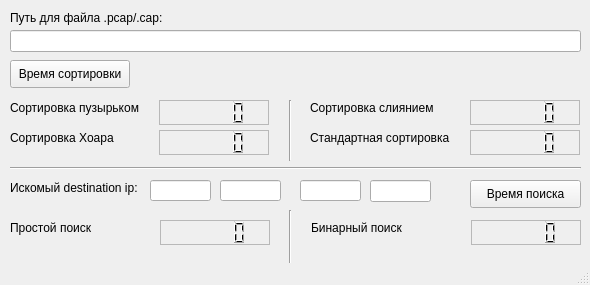
<?xml version="1.0" encoding="UTF-8"?>
<ui version="4.0">
 <class>window</class>
 <widget class="QMainWindow" name="window">
  <property name="geometry">
   <rect>
    <x>0</x>
    <y>0</y>
    <width>590</width>
    <height>285</height>
   </rect>
  </property>
  <property name="windowTitle">
   <string>window</string>
  </property>
  <widget class="QWidget" name="centralWidget">
   <widget class="QLabel" name="label_hoar">
    <property name="geometry">
     <rect>
      <x>10</x>
      <y>130</y>
      <width>151</width>
      <height>16</height>
     </rect>
    </property>
    <property name="text">
     <string>Сортировка Хоара</string>
    </property>
   </widget>
   <widget class="QLabel" name="label_5">
    <property name="geometry">
     <rect>
      <x>10</x>
      <y>10</y>
      <width>281</width>
      <height>16</height>
     </rect>
    </property>
    <property name="text">
     <string>Путь для файла .pcap/.cap:</string>
    </property>
   </widget>
   <widget class="QLCDNumber" name="lcd_sort">
    <property name="geometry">
     <rect>
      <x>470</x>
      <y>130</y>
      <width>110</width>
      <height>25</height>
     </rect>
    </property>
    <property name="font">
     <font>
      <family>Arial</family>
      <pointsize>9</pointsize>
      <weight>75</weight>
      <italic>true</italic>
      <bold>true</bold>
     </font>
    </property>
    <property name="frameShape">
     <enum>QFrame::StyledPanel</enum>
    </property>
    <property name="frameShadow">
     <enum>QFrame::Plain</enum>
    </property>
   </widget>
   <widget class="QPushButton" name="pb_sort">
    <property name="geometry">
     <rect>
      <x>10</x>
      <y>60</y>
      <width>120</width>
      <height>28</height>
     </rect>
    </property>
    <property name="text">
     <string>Время сортировки</string>
    </property>
   </widget>
   <widget class="QLabel" name="label_merge">
    <property name="geometry">
     <rect>
      <x>310</x>
      <y>100</y>
      <width>151</width>
      <height>16</height>
     </rect>
    </property>
    <property name="text">
     <string>Сортировка слиянием</string>
    </property>
   </widget>
   <widget class="Line" name="line">
    <property name="geometry">
     <rect>
      <x>280</x>
      <y>100</y>
      <width>20</width>
      <height>61</height>
     </rect>
    </property>
    <property name="orientation">
     <enum>Qt::Vertical</enum>
    </property>
   </widget>
   <widget class="QLineEdit" name="le_pcap">
    <property name="geometry">
     <rect>
      <x>10</x>
      <y>30</y>
      <width>571</width>
      <height>22</height>
     </rect>
    </property>
   </widget>
   <widget class="QLabel" name="label_bubble">
    <property name="geometry">
     <rect>
      <x>10</x>
      <y>100</y>
      <width>151</width>
      <height>16</height>
     </rect>
    </property>
    <property name="text">
     <string>Сортировка пузырьком</string>
    </property>
   </widget>
   <widget class="QLCDNumber" name="lcd_bubble">
    <property name="geometry">
     <rect>
      <x>159</x>
      <y>100</y>
      <width>110</width>
      <height>25</height>
     </rect>
    </property>
    <property name="font">
     <font>
      <family>Arial</family>
      <pointsize>9</pointsize>
      <weight>75</weight>
      <italic>true</italic>
      <bold>true</bold>
     </font>
    </property>
    <property name="frameShape">
     <enum>QFrame::StyledPanel</enum>
    </property>
    <property name="frameShadow">
     <enum>QFrame::Sunken</enum>
    </property>
   </widget>
   <widget class="QLCDNumber" name="lcd_hoar">
    <property name="geometry">
     <rect>
      <x>159</x>
      <y>130</y>
      <width>110</width>
      <height>25</height>
     </rect>
    </property>
    <property name="font">
     <font>
      <family>Arial</family>
      <pointsize>9</pointsize>
      <weight>75</weight>
      <italic>true</italic>
      <bold>true</bold>
     </font>
    </property>
    <property name="frameShape">
     <enum>QFrame::StyledPanel</enum>
    </property>
    <property name="frameShadow">
     <enum>QFrame::Plain</enum>
    </property>
   </widget>
   <widget class="QLCDNumber" name="lcd_merge">
    <property name="geometry">
     <rect>
      <x>470</x>
      <y>100</y>
      <width>110</width>
      <height>25</height>
     </rect>
    </property>
    <property name="font">
     <font>
      <family>Arial</family>
      <pointsize>9</pointsize>
      <weight>75</weight>
      <italic>true</italic>
      <bold>true</bold>
     </font>
    </property>
    <property name="frameShape">
     <enum>QFrame::StyledPanel</enum>
    </property>
    <property name="frameShadow">
     <enum>QFrame::Plain</enum>
    </property>
   </widget>
   <widget class="QLabel" name="label_sort">
    <property name="geometry">
     <rect>
      <x>310</x>
      <y>130</y>
      <width>151</width>
      <height>16</height>
     </rect>
    </property>
    <property name="text">
     <string>Стандартная сортировка</string>
    </property>
   </widget>
   <widget class="QLabel" name="lb">
    <property name="geometry">
     <rect>
      <x>170</x>
      <y>70</y>
      <width>201</width>
      <height>16</height>
     </rect>
    </property>
    <property name="text">
     <string/>
    </property>
   </widget>
   <widget class="Line" name="line_2">
    <property name="geometry">
     <rect>
      <x>10</x>
      <y>160</y>
      <width>571</width>
      <height>16</height>
     </rect>
    </property>
    <property name="orientation">
     <enum>Qt::Horizontal</enum>
    </property>
   </widget>
   <widget class="QLabel" name="label">
    <property name="geometry">
     <rect>
      <x>10</x>
      <y>180</y>
      <width>151</width>
      <height>16</height>
     </rect>
    </property>
    <property name="text">
     <string>Искомый destination ip:</string>
    </property>
   </widget>
   <widget class="QLineEdit" name="le_x1">
    <property name="geometry">
     <rect>
      <x>150</x>
      <y>180</y>
      <width>61</width>
      <height>21</height>
     </rect>
    </property>
   </widget>
   <widget class="QLineEdit" name="le_x2">
    <property name="geometry">
     <rect>
      <x>220</x>
      <y>180</y>
      <width>61</width>
      <height>21</height>
     </rect>
    </property>
   </widget>
   <widget class="QLineEdit" name="le_x3">
    <property name="geometry">
     <rect>
      <x>300</x>
      <y>180</y>
      <width>61</width>
      <height>21</height>
     </rect>
    </property>
   </widget>
   <widget class="QLineEdit" name="le_x4">
    <property name="geometry">
     <rect>
      <x>370</x>
      <y>180</y>
      <width>61</width>
      <height>22</height>
     </rect>
    </property>
   </widget>
   <widget class="QLabel" name="label_bubble_2">
    <property name="geometry">
     <rect>
      <x>10</x>
      <y>220</y>
      <width>151</width>
      <height>16</height>
     </rect>
    </property>
    <property name="text">
     <string>Простой поиск</string>
    </property>
   </widget>
   <widget class="QLabel" name="label_bubble_3">
    <property name="geometry">
     <rect>
      <x>311</x>
      <y>220</y>
      <width>151</width>
      <height>16</height>
     </rect>
    </property>
    <property name="text">
     <string>Бинарный поиск</string>
    </property>
   </widget>
   <widget class="QLCDNumber" name="lcd_simple">
    <property name="geometry">
     <rect>
      <x>160</x>
      <y>220</y>
      <width>110</width>
      <height>25</height>
     </rect>
    </property>
    <property name="font">
     <font>
      <family>Arial</family>
      <pointsize>9</pointsize>
      <weight>75</weight>
      <italic>true</italic>
      <bold>true</bold>
     </font>
    </property>
    <property name="frameShape">
     <enum>QFrame::StyledPanel</enum>
    </property>
    <property name="frameShadow">
     <enum>QFrame::Plain</enum>
    </property>
   </widget>
   <widget class="QLCDNumber" name="lcd_binary">
    <property name="geometry">
     <rect>
      <x>471</x>
      <y>220</y>
      <width>110</width>
      <height>25</height>
     </rect>
    </property>
    <property name="font">
     <font>
      <family>Arial</family>
      <pointsize>9</pointsize>
      <weight>75</weight>
      <italic>true</italic>
      <bold>true</bold>
     </font>
    </property>
    <property name="frameShape">
     <enum>QFrame::StyledPanel</enum>
    </property>
    <property name="frameShadow">
     <enum>QFrame::Plain</enum>
    </property>
   </widget>
   <widget class="Line" name="line_3">
    <property name="geometry">
     <rect>
      <x>280</x>
      <y>210</y>
      <width>20</width>
      <height>61</height>
     </rect>
    </property>
    <property name="orientation">
     <enum>Qt::Vertical</enum>
    </property>
   </widget>
   <widget class="QPushButton" name="pb_search">
    <property name="geometry">
     <rect>
      <x>470</x>
      <y>180</y>
      <width>111</width>
      <height>28</height>
     </rect>
    </property>
    <property name="text">
     <string>Время поиска</string>
    </property>
   </widget>
  </widget>
  <widget class="QMenuBar" name="menuBar">
   <property name="geometry">
    <rect>
     <x>0</x>
     <y>0</y>
     <width>590</width>
     <height>26</height>
    </rect>
   </property>
  </widget>
  <widget class="QStatusBar" name="statusBar"/>
 </widget>
 <layoutdefault spacing="6" margin="11"/>
 <resources/>
 <connections/>
</ui>
